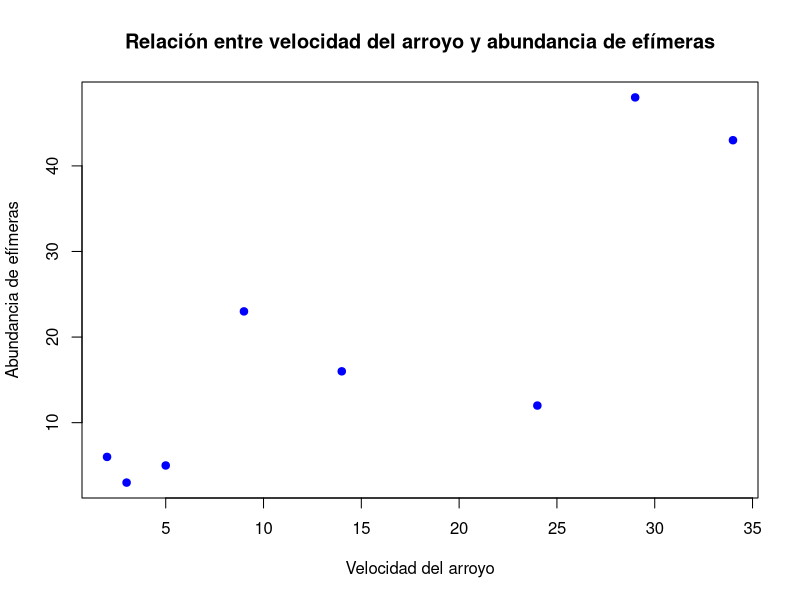
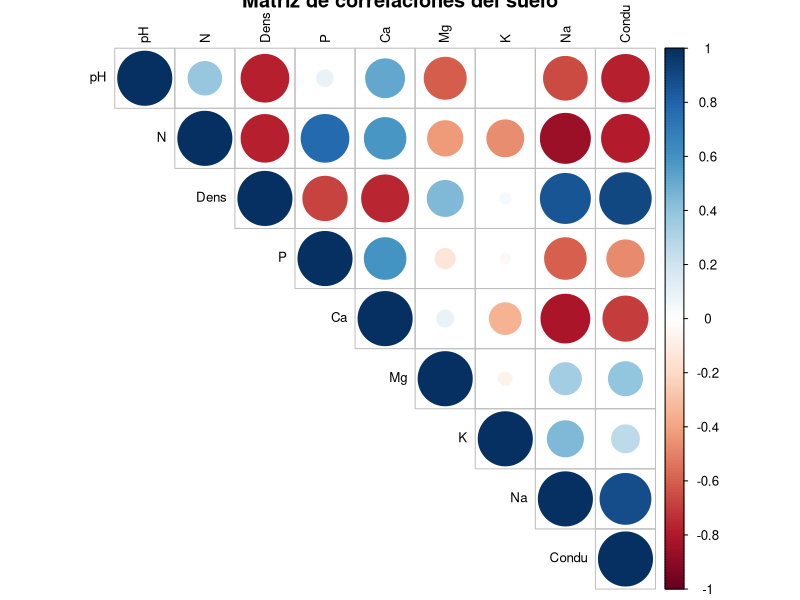
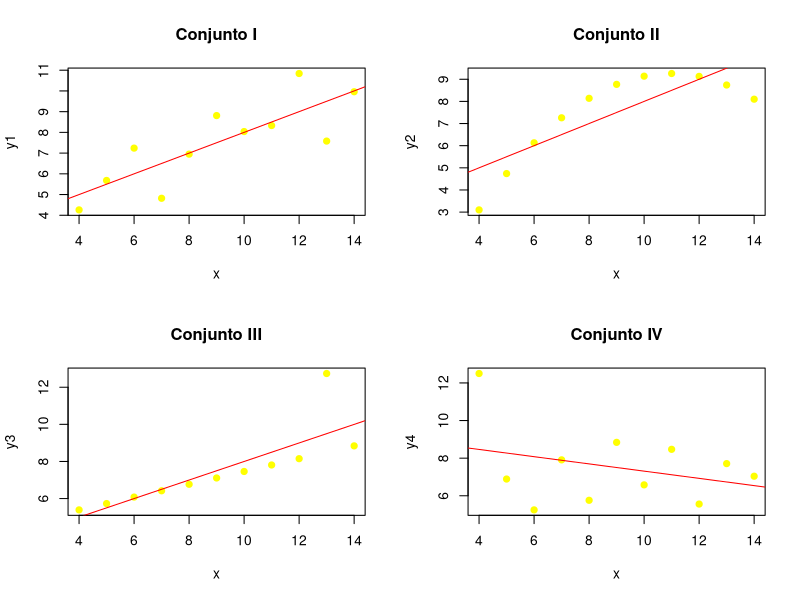

R code for these plots, in order:
#Jonathan alfredo sepulveda flores
# Instrucciones: 
# ===============================
# ANALISIS DE CORRELACION - R SCRIPT
# ===============================
# EJERCICIO 1: Efímeras y velocidad del arroyo
# Datos del cuadro 1
speed <- c(2, 3, 5, 9, 14, 24, 29, 34)
abundance <- c(6, 3, 5, 23, 16, 12, 48, 43)
# Scatter plot
plot(speed, abundance, 
     main="Relación entre velocidad del arroyo y abundancia de efímeras",
     xlab="Velocidad del arroyo", ylab="Abundancia de efímeras",
     pch=19, col="blue")
# Correlación de Pearson
cor_test1 <- cor.test(speed, abundance, method="pearson")
print(cor_test1)
## 
## Pearson's product-moment correlation
## 
## data: speed and abundance
## t = 3.8568, df = 6, p-value = 0.008393
## alternative hypothesis: true correlation is not equal to 0
## 95 percent confidence interval:
## 0.3442317 0.9711386
## sample estimates:
## cor 
## 0.8441408
# Resultados
cat("\nEjercicio 1 - Correlación de Pearson\n")
## 
## Ejercicio 1 - Correlación de Pearson
cat("r =", cor_test1$estimate, "\n")
## r = 0.8441408
cat("p-valor =", cor_test1$p.value, "\n")
## p-valor = 0.008393413
cat("Grados de libertad =", cor_test1$parameter, "\n")
## Grados de libertad = 6
# EJERCICIO 2: Suelo (pH vs otras variables)
# Datos del cuadro 2
datos <- data.frame(
  Gp = c("T0","T0","T0","T0","T1","T1","T1","T1"),
  Block = c(5.40,5.65,5.14,5.14,5.14,5.10,5.10,4.70),
  pH = c(5.40, 5.65, 5.14, 5.14, 5.14, 5.10, 5.10, 4.70),
  N = c(0.188,0.165,0.260,0.169,0.164,0.164,0.091,0.100),
  Dens = c(0.92,1.04,0.95,1.10,1.12,1.22,1.22,1.52),
  P = c(215,125,300,225,174,129,162,117),
  Ca = c(16.35,12.55,13.02,15.22,14.17,8.55,8.55,8.74),
  Mg = c(7.65,5.15,5.68,7.88,8.12,6.92,6.92,8.16),
  K = c(0.72,0.71,0.68,1.01,0.70,0.81,2.67,0.39),
  Na = c(1.14,0.94,0.60,1.27,0.90,2.17,3.18,3.32),
  Condu = c(1.09,1.35,1.41,1.64,1.85,1.64,3.18,4.16)
)
# Seleccionamos solo variables numéricas
datos_num <- datos[, c("pH","N","Dens","P","Ca","Mg","K","Na","Condu")]
# Correlación de pH con otras variables
resultados <- data.frame(
  Conjunto = character(),
  r = numeric(),
  p_valor = numeric()
)
for (var in names(datos_num)[-1]) {
  test <- cor.test(datos_num$pH, datos_num[[var]], method="pearson")
  resultados <- rbind(resultados, 
                      data.frame(Conjunto = paste("pH -", var),
                                 r = test$estimate,
                                 p_valor = test$p.value))
}
print(resultados)
## Conjunto r p_valor
## cor pH - N 0.382988032 0.34902822
## cor1 pH - Dens -0.775918057 0.02361381
## cor2 pH - P 0.094722016 0.82345570
## cor3 pH - Ca 0.514565766 0.19196819
## cor4 pH - Mg -0.601648535 0.11457784
## cor5 pH - K -0.001340161 0.99748720
## cor6 pH - Na -0.651582450 0.08003433
## cor7 pH - Condu -0.771536199 0.02493725
# Opcional: Mapa de correlaciones entre todas las variables
library(corrplot)
## corrplot 0.95 loaded
M <- cor(datos_num)
corrplot(M, method="circle", type="upper", 
         tl.col="black", tl.cex=0.8,
         title="Matriz de correlaciones del suelo")
# ====================================================
# Ejercicio 3: El cuarteto de Anscombe
# ====================================================
# Cargar datos del Cuadro 5
x <- c(10, 8, 13, 9, 11, 14, 6, 4, 12, 7, 5)
y1 <- c(8.04, 6.95, 7.58, 8.81, 8.33, 9.96, 7.24, 4.26, 10.84, 4.82, 
        5.68)
y2 <- c(9.14, 8.14, 8.74, 8.77, 9.26, 8.10, 6.13, 3.10, 9.13, 7.26, 4.74)
y3 <- c(7.46, 6.77, 12.74, 7.11, 7.81, 8.84, 6.08, 5.39, 8.15, 6.42, 
        5.73)
y4 <- c(6.58, 5.76, 7.71, 8.84, 8.47, 7.04, 5.25, 12.50, 5.56, 7.91, 
        6.89)
# ====================================================
# Gráficas de los cuatro conjuntos
# ====================================================
par(mfrow=c(2,2)) # Ventana gráfica en 2 filas y 2 columnas
plot(x, y1, main="Conjunto I", pch=19, col="yellow")
abline(lm(y1 ~ x), col="red")
plot(x, y2, main="Conjunto II", pch=19, col="yellow")
abline(lm(y2 ~ x), col= "red")
plot(x, y3, main="Conjunto III", pch=19, col="yellow")
abline(lm(y3 ~ x), col="red")
plot(x, y4, main="Conjunto IV", pch=19, col="yellow")
abline(lm(y4 ~ x), col="red")
par(mfrow=c(1,1)) # Restablecer formato de gráficos
# ====================================================
# Ejercicio III: Estadísticas descriptivas
# ====================================================
cat("Resumen del Cuarteto de Anscombe:\n")
## Resumen del Cuarteto de Anscombe:
for (i in 1:4) {
  yi <- get(paste0("y", i))
  cat(paste("\nConjunto", i, ":\n"))
  cat("Media de x:", mean(x), "\n")
  cat("Media de y:", mean(yi), "\n")
  cat("Varianza de x:", var(x), "\n")
  cat("Varianza de y:", var(yi), "\n")
  cat("Correlación:", cor(x, yi), "\n")
  modelo <- lm(yi ~ x)
  cat("Regresión lineal: y =", round(coef(modelo)[1],3), "+", 
      round(coef(modelo)[2],3), "* x\n")
  cat("R²:", round(summary(modelo)$r.squared,3), "\n")}
## 
## Conjunto 1 :
## Media de x: 9 
## Media de y: 7.500909 
## Varianza de x: 11 
## Varianza de y: 4.127269 
## Correlación: 0.8164205 
## Regresión lineal: y = 3 + 0.5 * x
## R²: 0.667 
## 
## Conjunto 2 :
## Media de x: 9 
## Media de y: 7.500909 
## Varianza de x: 11 
## Varianza de y: 4.127629 
## Correlación: 0.8162365 
## Regresión lineal: y = 3.001 + 0.5 * x
## R²: 0.666 
## 
## Conjunto 3 :
## Media de x: 9 
## Media de y: 7.5 
## Varianza de x: 11 
## Varianza de y: 4.12262 
## Correlación: 0.8162867 
## Regresión lineal: y = 3.002 + 0.5 * x
## R²: 0.666 
## 
## Conjunto 4 :
## Media de x: 9 
## Media de y: 7.500909 
## Varianza de x: 11 
## Varianza de y: 4.123249 
## Correlación: -0.3140467 
## Regresión lineal: y = 9.231 + -0.192 * x
## R²: 0.099